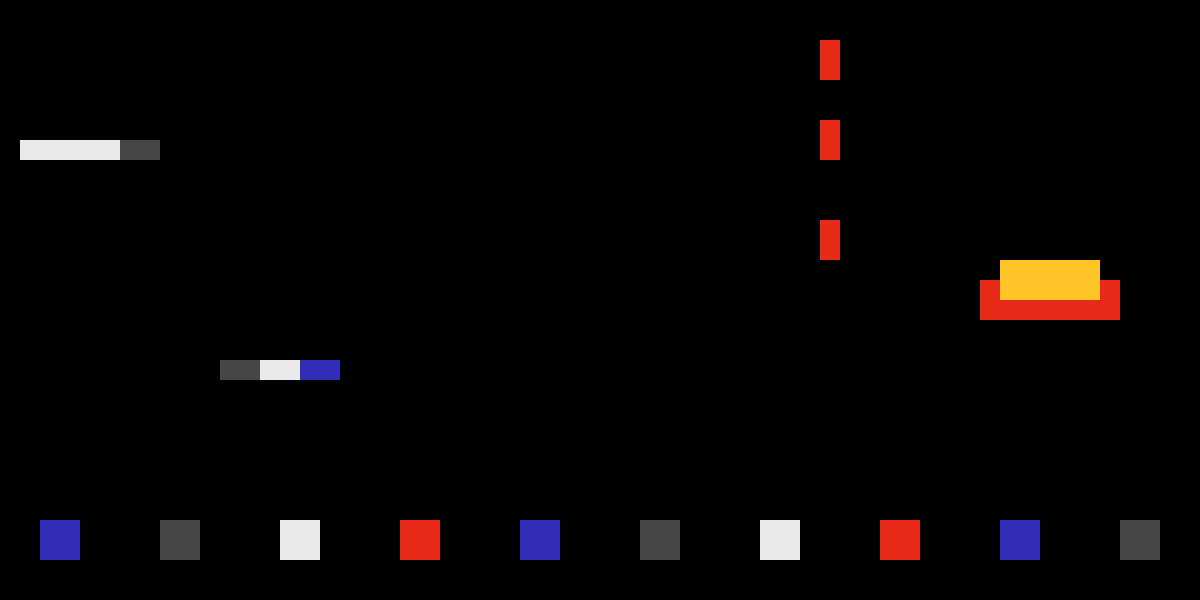

A 2D game scene composited from a Tiled map and its tileset images. What follows is a short description and the map's XML, with each tile layer's data collapsed to a summary:
An orthogonal 60x30 tile map with 20x20 px tiles, 1 tile layer (layer).

<map version="1.0" orientation="orthogonal" renderorder="right-down" width="60" height="30" tilewidth="20" tileheight="20" nextobjectid="1">
 <tileset firstgid="1" name="tiles" tilewidth="20" tileheight="20">
  <image source="../img/tiles.png" width="140" height="20" />
 </tileset>
 <layer name="layer" width="60" height="30">
  <data>[1800 cells, 78 non-empty, 5 distinct tile ids]</data>
 </layer>
</map>
